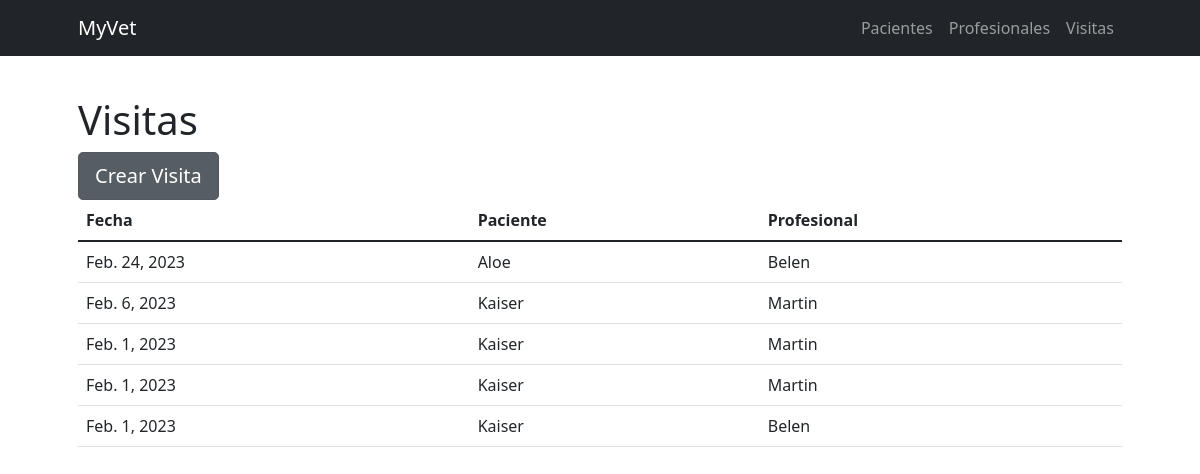
/MyVet/visitas, run on an earlier commit of the app's database.
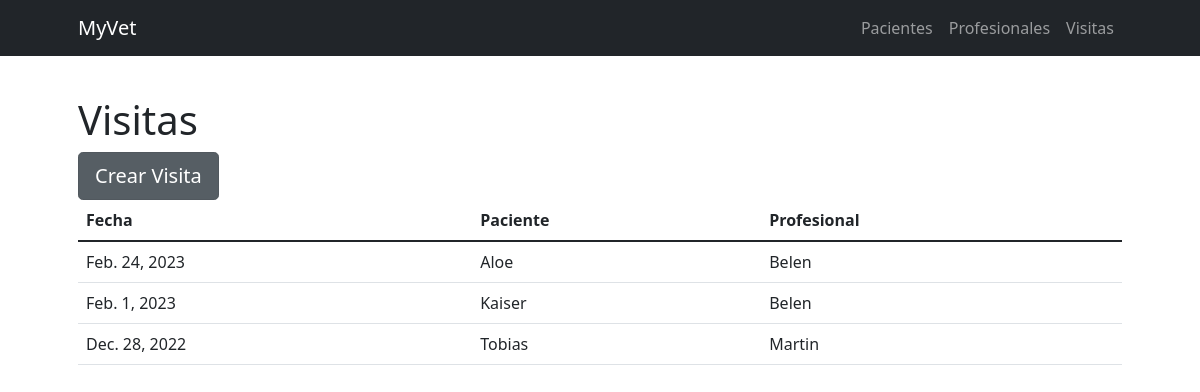
And on a later commit of the database.
### MyVet/models.py (models this page shows)
class Visita (models.Model):
    fecha_visita = models.DateField()
    nombre_paciente = models.CharField(max_length=20)
    nombre_profesional = models.CharField(max_length=50)
    diagnostico = models.CharField(max_length=1000)
    medicacion = models.CharField(max_length=500, blank=True)
    proximo_control = models.DateField(blank=True, null=True)

### MyVet/views.py (the view)
# urls.py: path('visitas', views.ver_visitas, name="Ver Visitas"),
def ver_visitas (request):
	visitas = Visita.objects.all().order_by("-fecha_visita").values()
	return render(request,"MyVet/ver_visitas.html", {"visitas":visitas})

### MyVet/templates/MyVet/ver_visitas.html
{% extends 'MyVet/parent.html' %}
{% load static %}
{% block contenidoDinamico %}
<h1 class="card-title">Visitas</h2>
<a href="{% url 'Crear Visita' %}" class="btn btn-secondary btn-lg active float-right" role="button" aria-pressed="true">Crear Visita</a>
{% if visitas %}
<table class="table">
    <thead class="thead-dark">
      <tr>
        <th scope="col">Fecha</th>
        <th scope="col">Paciente</th>
        <th scope="col">Profesional</th>
      </tr>
    </thead>
    <tbody>
        {% for visita in visitas %}
        <tr>
            <td>{{visita.fecha_visita}}</td>
            <td>{{visita.nombre_paciente}}</td>
            <td>{{visita.nombre_profesional}}</td>
        </tr>
        {% endfor %}
    </tbody>
  </table>
{% else %}
<h3 class="card-title">Aún no existen visitas en el sistema.</h3>
{% endif %}
{% endblock %}

### MyVet/templates/MyVet/parent.html (shortened to what this page needs)
<!DOCTYPE html>
<html lang="en">
    <head>
        {% load static %}
        <link href="{% static 'MyVet/css/styles.css' %}" rel="stylesheet" />
    </head>
    <body>
        <nav class="navbar navbar-expand-lg navbar-dark bg-dark fixed-top">
            <div class="container px-5">
                <a class="navbar-brand" href="{% url 'Home' %}">MyVet</a>
                <div class="collapse navbar-collapse" id="navbarSupportedContent">
                    <ul class="navbar-nav ms-auto mb-2 mb-lg-0">
                        <li class="nav-item"><a class="nav-link" href="{% url 'Ver Pacientes' %}">Pacientes</a></li>
                        <li class="nav-item"><a class="nav-link" href="{% url 'Ver Profesionales' %}">Profesionales</a></li>
                        <li class="nav-item"><a class="nav-link" href="{% url 'Ver Visitas' %}">Visitas</a></li>
                    </ul>
                </div>
            </div>
        </nav>
        <div class="container px- px-lg-5">
            {% block contenidoDinamico %}
            {% endblock %}
        </div>
    </body>
</html>

What changed in the data, as far as the page shows it:
removed Visita: fecha_visita "Feb. 6, 2023", nombre_paciente "Kaiser", nombre_profesional "Martin"
removed Visita: fecha_visita "Feb. 1, 2023", nombre_paciente "Kaiser", nombre_profesional "Martin"
removed Visita: fecha_visita "Feb. 1, 2023", nombre_paciente "Kaiser", nombre_profesional "Martin"
added Visita: fecha_visita "Dec. 28, 2022", nombre_paciente "Tobias", nombre_profesional "Martin"
